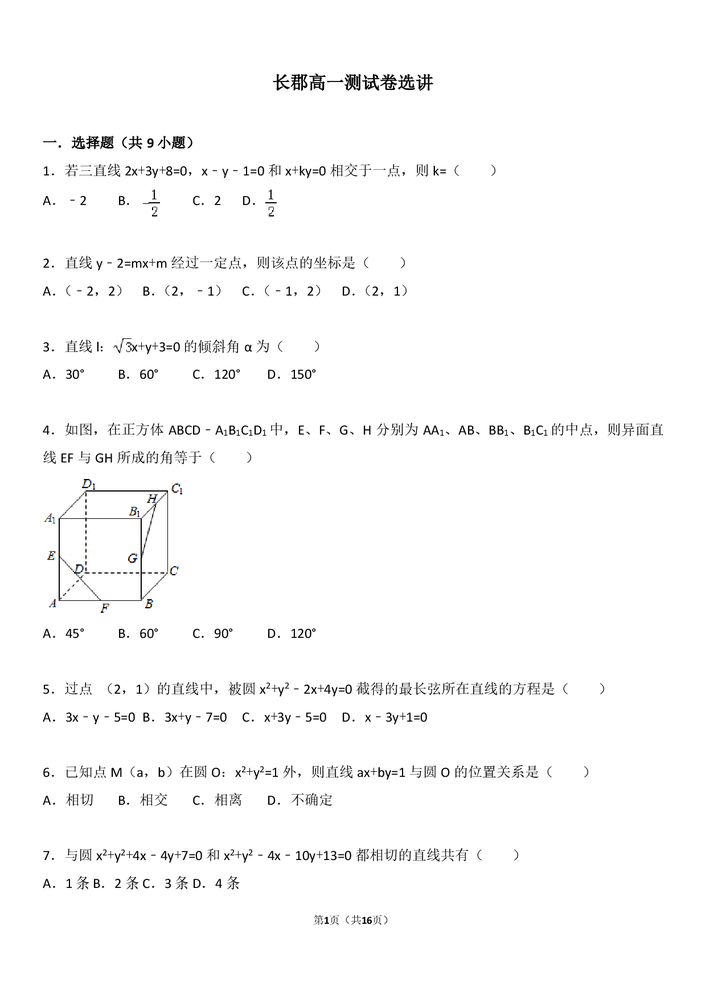
#> input picture togetherimages/tmp-0.png, 706 x 999 px, shrunk from 1240 x 1754 before the run
$ python test.py
#> lines starting #> are read from the running program, lines starting #| are printed output that depends on the picture
#!/usr/bin/env python
# encoding: utf-8
"""
@version: Python 2.7.6 on win10(64)
@author: BingZhen Zhou
@contact: 953129171@qq.com
@file name: test
@time: 2018/6/6  19:08
"""
# [8 lines of commented-out code are left out]

from PIL import Image


im = Image.open('tmp-0.png')
#> im is the input picture: PIL image 706x999 RGB; mean R, G, B 250.4, 250.4, 250.4
x, y = im.size
#> x = 706; y = 999
# 使用白色来填充背景 from：www.outofmemory.cn
# (alpha band as paste mask).
num = 16
p = Image.new('RGBA', (x, y*num), (255,255,255))
#> p: PIL image 706x15984 RGBA; every value is 255
for i in range(num):
    im = Image.open('tmp-'+str(i)+'.png')
    p.paste(im, (0, i*y, x, (i+1)*y))
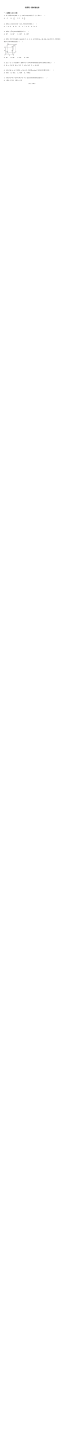
#> p: PIL image 706x15984 RGBA (shown at 1/11 size); mean R, G, B, A 254.7, 254.7, 254.7, 255
#> pass 2 of the loop `for i in range(num):`:
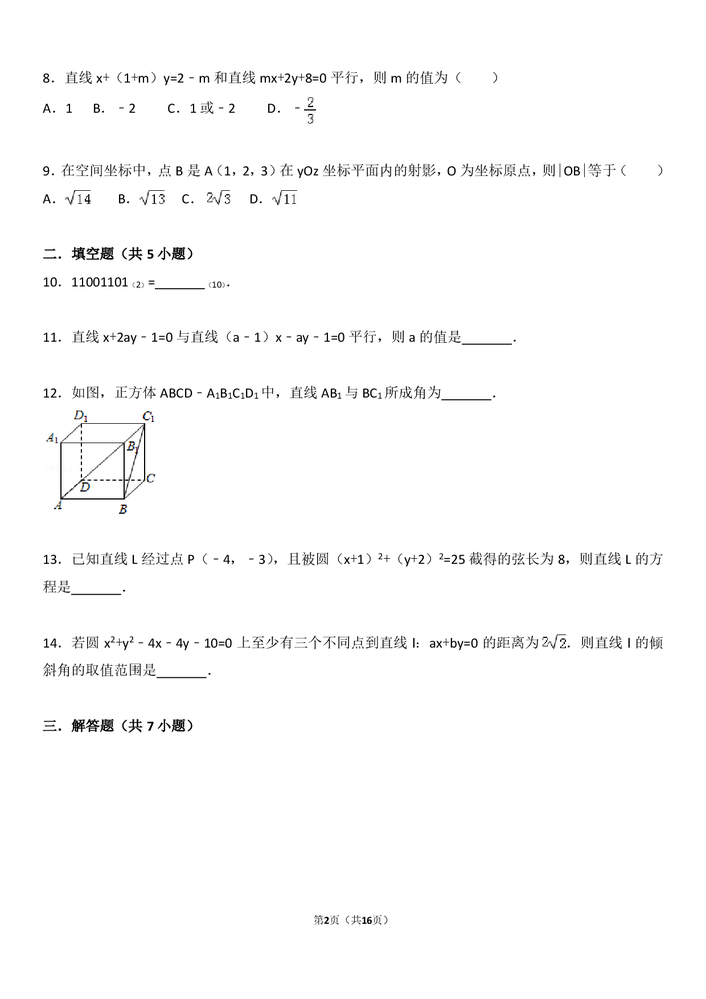
#> input picture togetherimages/tmp-1.png, 706 x 999 px, shrunk from 1240 x 1754 before the run
#> im is the input picture: PIL image 706x999 RGB; mean R, G, B 251.3, 251.3, 251.3
#> `p.paste(im, (0, i*y, x, (i+1)*y))`:
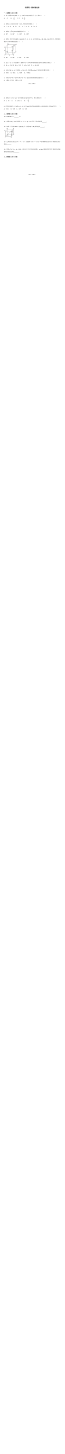
#> p: PIL image 706x15984 RGBA (shown at 1/11 size); mean R, G, B, A 254.5, 254.5, 254.5, 255
#> (the run stopped early here; a loop or call above may not have finished)
